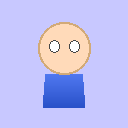

The script that saved this image:
#!/usr/bin/env python3
from PIL import Image, ImageDraw
import sys
sys.path.insert(0, '/workspace/miner_tycoon')

SPRITE_SIZE = 128

def lighten(hex_color, amount):
    r = int(hex_color[1:3], 16)
    g = int(hex_color[3:5], 16)
    b = int(hex_color[5:7], 16)
    r = min(255, r + amount)
    g = min(255, g + amount)
    b = min(255, b + amount)
    return (r, g, b)

def darken(hex_color, amount):
    r = int(hex_color[1:3], 16)
    g = int(hex_color[3:5], 16)
    b = int(hex_color[5:7], 16)
    r = max(0, r - amount)
    g = max(0, g - amount)
    b = max(0, b - amount)
    return (r, g, b)

def hex_to_rgb(hex_color):
    return (int(hex_color[1:3], 16), int(hex_color[3:5], 16), int(hex_color[5:7], 16))

def draw_miner_simple(img, x, y):
    draw = ImageDraw.Draw(img)
    cx = x + SPRITE_SIZE // 2
    
    head_cy = y + 48
    head_r = 26
    body_top = y + 74
    body_bottom = y + 108
    body_w = 42
    
    skin = (255, 218, 185)
    skin_dark = (210, 170, 120)
    
    bc = hex_to_rgb('#4169E1')
    bc_light = lighten('#4169E1', 15)
    bc_dark = darken('#4169E1', 25)
    
    # 身体
    body_h = body_bottom - body_top
    for i in range(body_h):
        ratio = i / body_h
        r = int(bc_light[0] + (bc_dark[0] - bc_light[0]) * ratio)
        g = int(bc_light[1] + (bc_dark[1] - bc_light[1]) * ratio)
        b = int(bc_light[2] + (bc_dark[2] - bc_light[2]) * ratio)
        w = body_w * (0.88 + ratio * 0.12)
        draw.line([(cx - w/2, body_top + i), (cx + w/2, body_top + i)], fill=(r, g, b))
    
    # 脸部 - 先画脸
    print(f"Drawing face at cy={head_cy}, r={head_r}")
    draw.ellipse([cx - head_r, head_cy - head_r, cx + head_r, head_cy + head_r],
                 fill=skin, outline=skin_dark, width=2)
    
    # 眼睛
    eye_y = head_cy - 2
    draw.ellipse([cx - 15, eye_y - 6, cx - 5, eye_y + 6], fill='white', outline=(70, 70, 70))
    draw.ellipse([cx + 5, eye_y - 6, cx + 15, eye_y + 6], fill='white', outline=(70, 70, 70))
    
    # 检查此时脸是否存在
    p = img.getpixel((cx, head_cy))
    print(f"Pixel at center after face: {p}")


img = Image.new('RGBA', (SPRITE_SIZE, SPRITE_SIZE), (200, 200, 255, 255))
draw_miner_simple(img, 0, 0)

# 检查脸中心的像素
cx = 64
cy = 48
p = img.getpixel((cx, cy))
print(f"Final pixel at ({cx}, {cy}): {p}")

img.save('/workspace/miner_tycoon/test_simple.png')
print("Saved test_simple.png")
